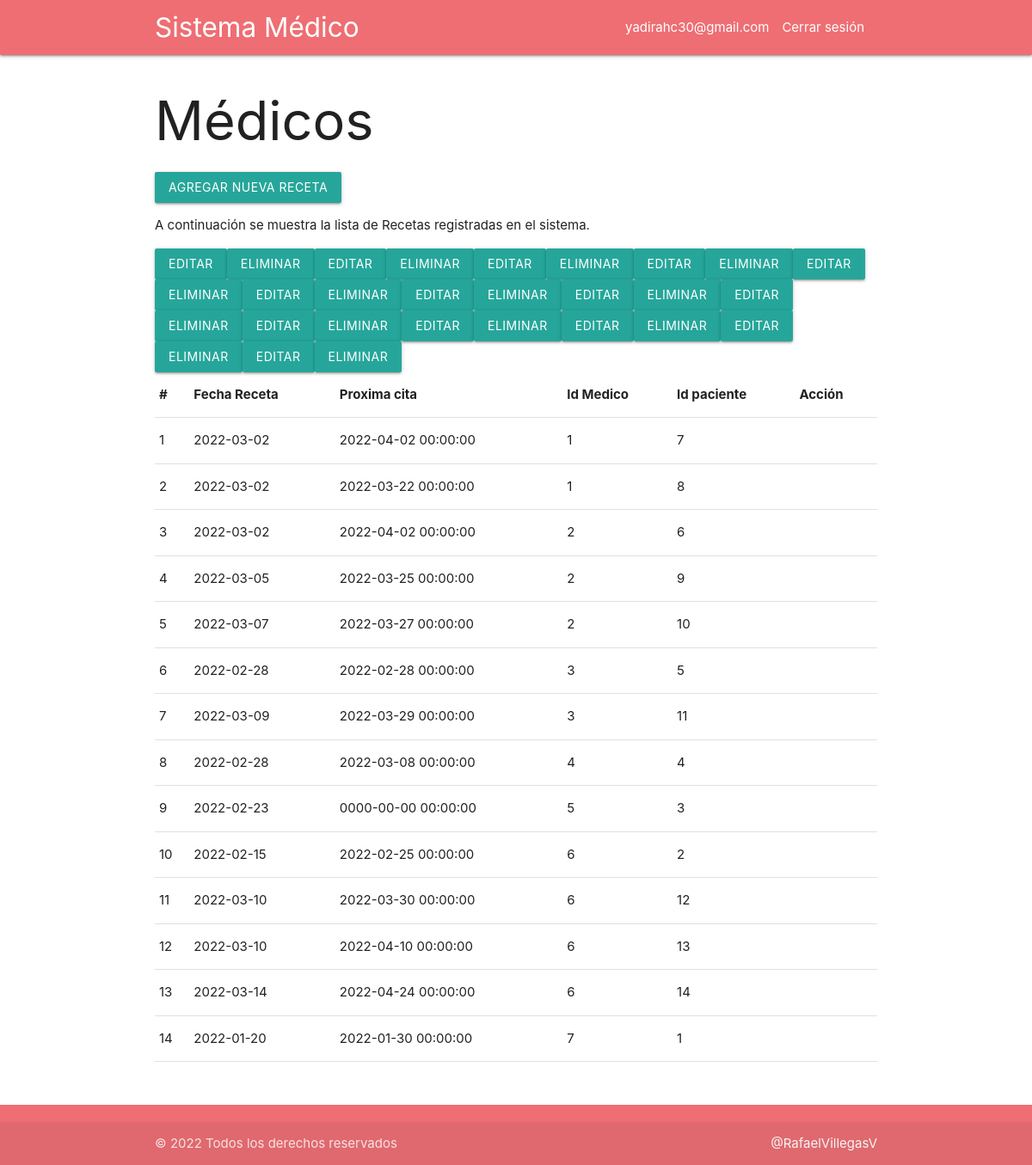
/recetas.php (signed in), run on the app's committed database.
### tables this page shows
CREATE TABLE IF NOT EXISTS `recetas` (
  `id_receta` smallint(4) NOT NULL AUTO_INCREMENT,
  `fecha_receta` date NOT NULL,
  `proxima_cita` datetime NOT NULL,
  `id_medico` smallint(6) NOT NULL,
  `id_paciente` int(11) NOT NULL,
  `estatus` tinyint(1) NOT NULL DEFAULT '1',
  PRIMARY KEY (`id_receta`,`id_medico`,`id_paciente`),
  KEY `fk_Recetas_Medicos_idx` (`id_medico`),
  KEY `fk_Recetas_Pacientes_idx` (`id_paciente`),
  CONSTRAINT `fk_Recetas_Medicos` FOREIGN KEY (`id_medico`) REFERENCES `medicos` (`id_medico`) ON DELETE NO ACTION ON UPDATE NO ACTION,
  CONSTRAINT `fk_Recetas_Pacientes1` FOREIGN KEY (`id_paciente`) REFERENCES `pacientes` (`id_paciente`) ON DELETE NO ACTION ON UPDATE NO ACTION
);

### recetas.php (the view, shortened to what this page needs)
<?php session_start();
if (isset($_SESSION['elusuario'])) {
    include('./layout/cabecera.php');
?>
    <h1>Médicos</h1>
    <a href="agregar_receta.php" class="btn">Agregar Nueva Receta</a>
    <p>A continuación se muestra la lista de Recetas registradas en el sistema.</p>
    <table>
        <thead>
            <tr>
                <th>#</th>
                <th>Fecha Receta</th>
                <th>Proxima cita</th>
                <th>Id Medico</th>
                <th>Id paciente</th>
                <th>Acción</th>
            </tr>
        </thead>
        <tbody>
            <?php
            require_once('./includes/conexion.php');
            $sql = "SELECT id_receta, fecha_receta, proxima_cita, id_medico, id_paciente
                    FROM recetas where estatus >0";
            $consulta = $conexion->prepare($sql);
            $consulta->execute();
            $resultado = $consulta->fetchAll(PDO::FETCH_OBJ);
            $i = 1;
            if ($consulta->rowCount() > 0) {
                foreach ($resultado as $registro) {
                    echo "
          <tr>
            <td>" . $i++ . "</td>
            <td>" . $registro->fecha_receta . "</td>
            <td>" . $registro->proxima_cita . "</td>
            <td>" . $registro->id_medico . "</td>
            <td>" . $registro->id_paciente . "</td>
            </tr>
                <a class='btn' href='editar_receta.php?id=" . $registro->id_receta. "'>Editar</a>
                <a class='btn' onclick='javascript:eliminar(" . $registro->id_receta . ")'>Eliminar</a>
            </td>
          </tr>  ";
                }
            }
            ?>
        </tbody>
    </table>
<?php
    include('./layout/pie.php');
} else {
    header('location:index.php');
}
?>

### data on the page
recetas: fecha_receta "2022-03-02", proxima_cita "2022-04-02 00:00:00", id_medico "1", id_paciente "7"
recetas: fecha_receta "2022-03-02", proxima_cita "2022-03-22 00:00:00", id_medico "1", id_paciente "8"
recetas: fecha_receta "2022-03-02", proxima_cita "2022-04-02 00:00:00", id_medico "2", id_paciente "6"
recetas: fecha_receta "2022-03-05", proxima_cita "2022-03-25 00:00:00", id_medico "2", id_paciente "9"
recetas: fecha_receta "2022-03-07", proxima_cita "2022-03-27 00:00:00", id_medico "2", id_paciente "10"
recetas: fecha_receta "2022-02-28", proxima_cita "2022-02-28 00:00:00", id_medico "3", id_paciente "5"
recetas: fecha_receta "2022-03-09", proxima_cita "2022-03-29 00:00:00", id_medico "3", id_paciente "11"
recetas: fecha_receta "2022-02-28", proxima_cita "2022-03-08 00:00:00", id_medico "4", id_paciente "4"
recetas: fecha_receta "2022-02-23", proxima_cita "0000-00-00 00:00:00", id_medico "5", id_paciente "3"
recetas: fecha_receta "2022-02-15", proxima_cita "2022-02-25 00:00:00", id_medico "6", id_paciente "2"
recetas: fecha_receta "2022-03-10", proxima_cita "2022-03-30 00:00:00", id_medico "6", id_paciente "12"
recetas: fecha_receta "2022-03-10", proxima_cita "2022-04-10 00:00:00", id_medico "6", id_paciente "13"
recetas: fecha_receta "2022-03-14", proxima_cita "2022-04-24 00:00:00", id_medico "6", id_paciente "14"
recetas: fecha_receta "2022-01-20", proxima_cita "2022-01-30 00:00:00", id_medico "7", id_paciente "1"

### other printed values
$_SESSION['elusuario'] "yadirahc30@gmail.com"
